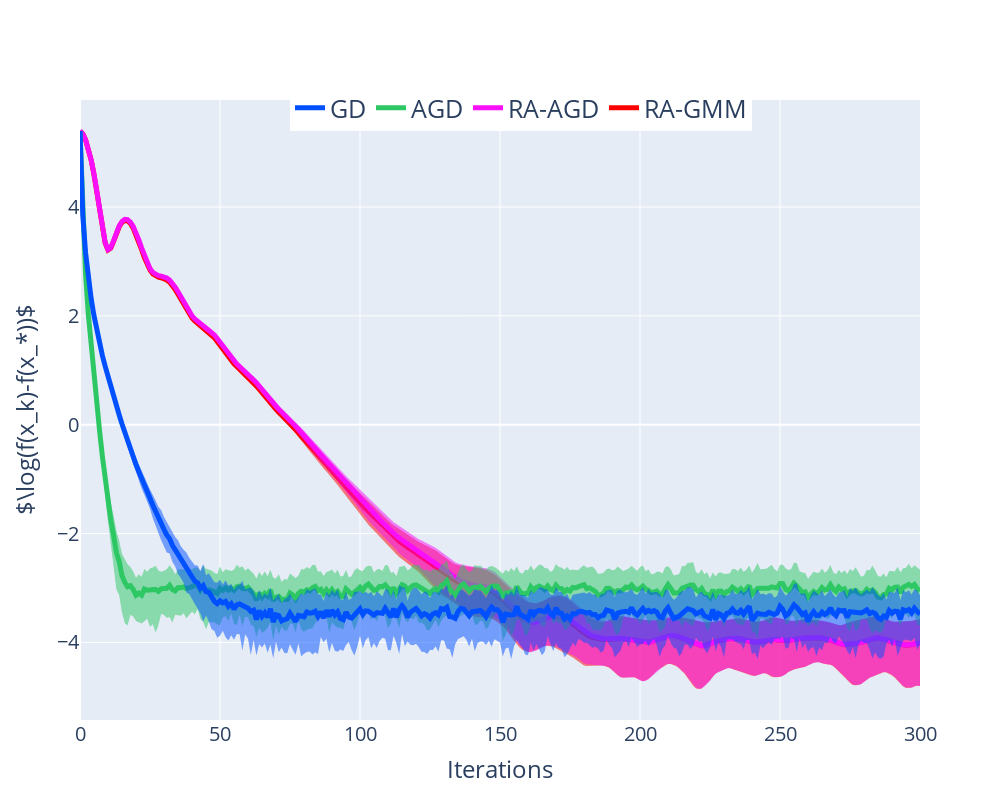

The code cell stored with this chart in its notebook:
### Markdown cell above
In the following figures, we plot the suboptimality, $f(x_k)-f(x_*)$, for the iterations $\{x_k\}$ generated by the algorithms.

### Code cell
# Suboptimality Figures
subopt_fig=go.Figure()
scale=1


# Plot risk-averse GMM
subopt_fig.add_trace(go.Scatter(y=np.log(ragmm_path_mean+scale*ragmm_path_std),
                                line=dict(width=0,color="rgba(255, 0, 0, 0.5)"),
                                showlegend=False))
subopt_fig.add_trace(go.Scatter(y=np.log(ragmm_path_mean-scale*ragmm_path_std)
                                ,line=dict(width=0,color="rgba(255, 0, 0, 0.5)")
                                ,fill="tonexty"
                                ,name=r"$\text{mean} \pm "+str(scale)+ r"\text{std}$"
                                ,showlegend=False
                                ))
subopt_fig.add_trace(go.Scatter(y=np.log(ragmm_path_mean),
                                line=dict(color="rgba(255, 0, 0, 1)",width=5),
                                name="RA-GMM"))

# Plot risk-averse AGD
subopt_fig.add_trace(go.Scatter(y=np.log(raagd_path_mean+scale*raagd_path_std),
                                line=dict(width=0,color="rgba(250, 15, 250, 0.5)"),
                                showlegend=False))
subopt_fig.add_trace(go.Scatter(y=np.log(raagd_path_mean-scale*raagd_path_std)
                                ,line=dict(width=0,color="rgba(250, 15, 250, 0.5)")
                                ,fill="tonexty"
                                ,name=r"$\text{mean} \pm "+str(scale)+ r"\text{std}$"
                                ,showlegend= False
                                ))
subopt_fig.add_trace(go.Scatter(y=np.log(raagd_path_mean),
                                line=dict(color="rgba(250, 15, 250, 1)",width=5),
                                name="RA-AGD"))

# Plot standard AGD
subopt_fig.add_trace(go.Scatter(y= np.log(stagd_path_mean+scale*stagd_path_std),
                                line=dict(width=0,color="rgba(45, 200, 100, 0.5)"),
                                showlegend=False))
subopt_fig.add_trace(go.Scatter(y=np.log(stagd_path_mean-scale*stagd_path_std)
                                ,line=dict(width=0,color="rgba(45, 200, 100, 0.5)")
                                ,fill="tonexty"
                                ,name=r"$\text{mean} \pm "+str(scale)+ r"\text{std}$"
                                ,showlegend=False
                                ))
subopt_fig.add_trace(go.Scatter(y=np.log(stagd_path_mean),
                                line=dict(color="rgba(45, 200, 100, 1)",width=5),
                                name="AGD"))

# Plot standard SGD
subopt_fig.add_trace(go.Scatter(y=np.log(stgd_path_mean+scale*stgd_path_st),
                                line=dict(width=0,color="rgba(0, 80, 255, 0.5)"),
                                showlegend=False))
subopt_fig.add_trace(go.Scatter(y= np.log(stgd_path_mean-scale*stgd_path_st)
                                ,line=dict(width=0,color="rgba(0, 80, 255, 0.5)")
                                ,fill="tonexty"
                                ,name=r"$\text{mean} \pm "+str(scale)+ r"\text{std}$"
                                ,showlegend=False
                                ))
subopt_fig.add_trace(go.Scatter(y=np.log(stgd_path_mean),
                                line=dict(color="rgba(0, 80, 255, 1)",width=5),
                                name="GD"))
subopt_fig.update_layout(legend=dict(
    orientation="h",
    yanchor="bottom",
    y=0.95,
    xanchor="right",
    x=0.8
),
legend_font_size=25,
yaxis_title=r"$\log(f(x_k)-f(x_*))$",
xaxis_title="Iterations",
font=dict(size=20),
width=1000,
height=800)
# Toggle between log scale on the axes.
# subopt_fig.update_yaxes(type="log")
# subopt_fig.update_xaxes(type="log")
subopt_fig.show()

### Figure 1 — Plotly figure (JSON) as saved in the notebook; plotly's stock layout.template omitted (floating-point values rounded to 4 significant figures; data arrays with more than 128 entries replaced by an {"elided": "..."} marker saying what was removed)
{"data": [{"line": {"color": "rgba(255, 0, 0, 0.5)", "width": 0}, "showlegend": false, "type": "scatter", "y": {"elided": "301 float values"}}, {"fill": "tonexty", "line": {"color": "rgba(255, 0, 0, 0.5)", "width": 0}, "name": "$\\text{mean} \\pm 1\\text{std}$", "showlegend": false, "type": "scatter", "y": {"elided": "301 float values"}}, {"line": {"color": "rgba(255, 0, 0, 1)", "width": 5}, "name": "RA-GMM", "type": "scatter", "y": {"elided": "301 float values"}}, {"line": {"color": "rgba(250, 15, 250, 0.5)", "width": 0}, "showlegend": false, "type": "scatter", "y": {"elided": "301 float values"}}, {"fill": "tonexty", "line": {"color": "rgba(250, 15, 250, 0.5)", "width": 0}, "name": "$\\text{mean} \\pm 1\\text{std}$", "showlegend": false, "type": "scatter", "y": {"elided": "301 float values"}}, {"line": {"color": "rgba(250, 15, 250, 1)", "width": 5}, "name": "RA-AGD", "type": "scatter", "y": {"elided": "301 float values"}}, {"line": {"color": "rgba(45, 200, 100, 0.5)", "width": 0}, "showlegend": false, "type": "scatter", "y": {"elided": "301 float values"}}, {"fill": "tonexty", "line": {"color": "rgba(45, 200, 100, 0.5)", "width": 0}, "name": "$\\text{mean} \\pm 1\\text{std}$", "showlegend": false, "type": "scatter", "y": {"elided": "301 float values"}}, {"line": {"color": "rgba(45, 200, 100, 1)", "width": 5}, "name": "AGD", "type": "scatter", "y": {"elided": "301 float values"}}, {"line": {"color": "rgba(0, 80, 255, 0.5)", "width": 0}, "showlegend": false, "type": "scatter", "y": {"elided": "301 float values"}}, {"fill": "tonexty", "line": {"color": "rgba(0, 80, 255, 0.5)", "width": 0}, "name": "$\\text{mean} \\pm 1\\text{std}$", "showlegend": false, "type": "scatter", "y": {"elided": "301 float values"}}, {"line": {"color": "rgba(0, 80, 255, 1)", "width": 5}, "name": "GD", "type": "scatter", "y": {"elided": "301 float values"}}], "layout": {"font": {"size": 20}, "height": 800, "legend": {"font": {"size": 25}, "orientation": "h", "x": 0.8, "xanchor": "right", "y": 0.95, "yanchor": "bottom"}, "width": 1000, "xaxis": {"title": {"text": "Iterations"}}, "yaxis": {"title": {"text": "$\\log(f(x_k)-f(x_*))$"}}}}
